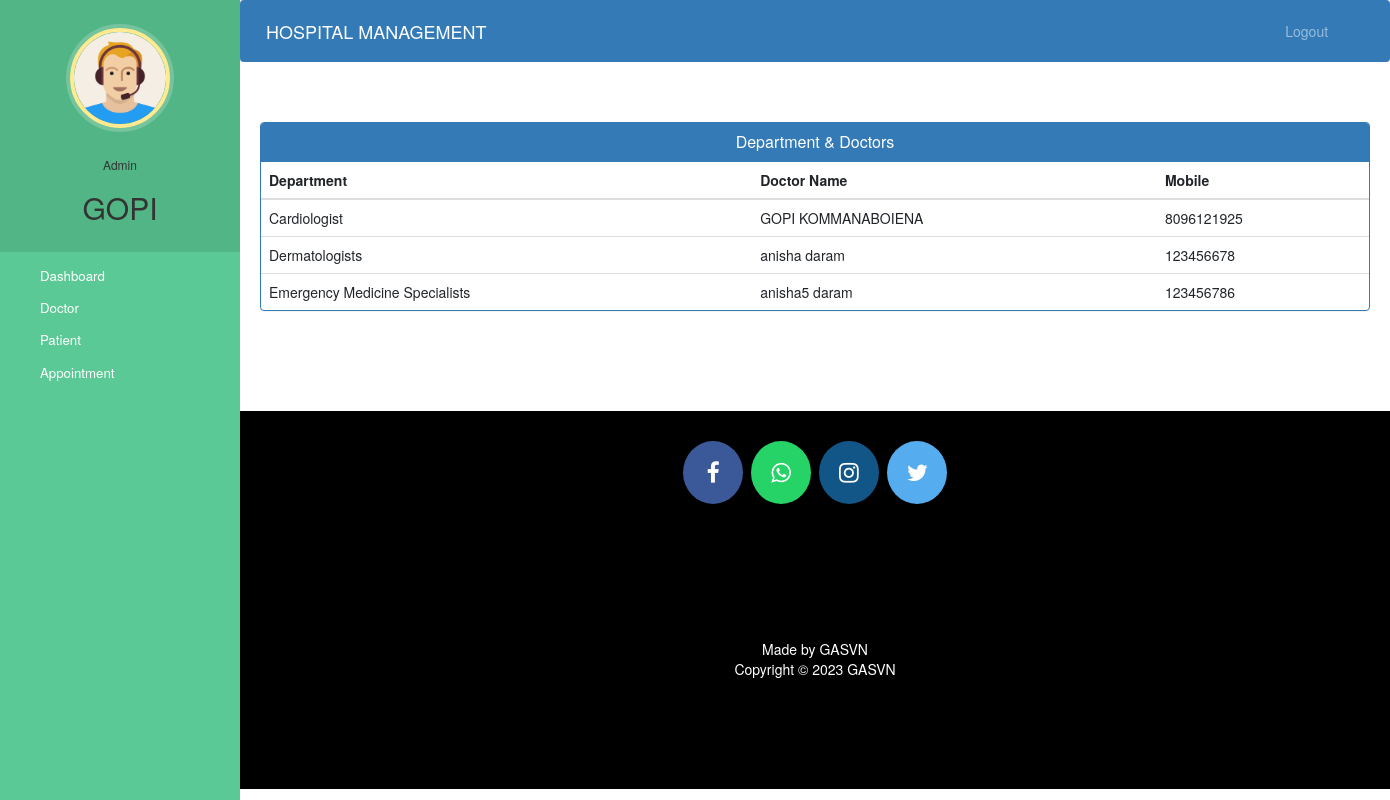
Screenshot of /admin-view-doctor-specialisation (signed in) with the database file from the repository.
### hospital/models.py (models this page shows, shortened)
class Doctor(models.Model):
    user=models.OneToOneField(User,on_delete=models.CASCADE)
    profile_pic= models.ImageField(upload_to='profile_pic/DoctorProfilePic/',null=True,blank=True)
    address = models.CharField(max_length=40)
    mobile = models.CharField(max_length=20,null=True)
    department= models.CharField(max_length=50,choices=departments,default='Cardiologist')
    status=models.BooleanField(default=False)
    @property
    def get_name(self):
        return self.user.first_name+" "+self.user.last_name

### hospital/views.py (the view)
# urls.py: path('admin-view-doctor-specialisation',views.admin_view_doctor_specialisation_view,name='admin-view-doctor-specialisation'),
@login_required(login_url='adminlogin')
@user_passes_test(is_admin)
def admin_view_doctor_specialisation_view(request):
    doctors=models.Doctor.objects.all().filter(status=True)
    return render(request,'hospital/admin_view_doctor_specialisation.html',{'doctors':doctors})

### hospital/views.py (called while the page is built)
def is_admin(user):
    return user.groups.filter(name='ADMIN').exists()

### templates/hospital/admin_view_doctor_Specialisation.html (shortened to what this page needs)
{% extends 'hospital/admin_base.html' %}
{% block content %}
<head>
  <link href="//netdna.bootstrapcdn.com/bootstrap/3.0.0/css/bootstrap.min.css" rel="stylesheet" id="bootstrap-css">
</head>
<div class="container">
  <div class="panel panel-primary">
    <div class="panel-heading">
      <h6 class="panel-title">Department & Doctors</h6>
    </div>
    <table class="table table-hover" id="dev-table">
      <thead>
        <tr>
          <th>Department</th>
          <th>Doctor Name</th>
          <th>Mobile</th>
        </tr>
      </thead>
      {% for d in doctors %}
      <tr>
        <td>{{d.department}}</td>
        <td> {{d.get_name}}</td>
        <td>{{d.mobile}}</td>
      </tr>
      {% endfor %}
    </table>
  </div>
</div>
{% endblock content %}

### templates/hospital/admin_base.html (shortened to what this page needs)
<!DOCTYPE html>
{% load static %}
<html lang="en">
<head>
  <link rel="stylesheet" href="https://stackpath.bootstrapcdn.com/bootstrap/4.3.1/css/bootstrap.min.css">
  <link rel="stylesheet" href="https://maxcdn.bootstrapcdn.com/font-awesome/4.7.0/css/font-awesome.min.css">
  <link rel="stylesheet" href="{% static '/style.css' %}">
</head>
<body>
  <nav class="menu" tabindex="0">
    <header class="avatar">
      <img src="{% static "images/adminpropic.png" %}" />
      <br><br>
      <h6>Admin</h6>
      <h2>{{request.user.first_name}}</h2>
    </header>
    <ul>
      <li tabindex="0" class="icon-dashboard"> <a style="color:white; text-decoration:none;" href="/admin-dashboard"><span>Dashboard</span></a> </li>
      <li tabindex="0" class="icon-customers"> <a style="color:white; text-decoration:none;" href="/admin-doctor"><span>Doctor</span></a></li>
      <li tabindex="0" class="icon-users"> <a style="color:white; text-decoration:none;" href="/admin-patient"><span>Patient</span></a></li>
      <li tabindex="0" class="icon-calendar"> <a style="color:white; text-decoration:none;" href="/admin-appointment"><span>Appointment</span></a></li>
    </ul>
  </nav>
  <main>
    <div class="bs-example">
      <nav class="navbar navbar-expand-md  navbar-dark fixed-top" style="background:#337AB7;">
        <a href="/admin-dashboard" class="navbar-brand">HOSPITAL MANAGEMENT</a>
        <div class="collapse navbar-collapse justify-content-between" id="navbarCollapse">
          <div class="navbar-nav" style=" margin-left: 90%;">
            <a href="/logout" class="nav-item nav-link">Logout</a>
          </div>
        </div>
      </nav>
    </div>
    <br><br>
    {% block content %}
    {% endblock content %}
    <br><br><br><br>
    <footer>
      <p>
        <a id="ftr" href="https://www.facebook.com/" class="fa fa-facebook"></a>
        <a id="ftr" href="https://api.whatsapp.com/send?phone=12498763269&text=Hello%20Gopi.%0d%0aHow%20are%20you%20%3f%0d%0aI%20came%20from%20your%20website.&source=&data=#" class="fa fa-whatsapp"></a>
        <a id="ftr" href="https://www.instagram.com/gopi.kommanaboiena/?hl=en" class="fa fa-instagram"></a>
        <a id="ftr" href="https://twitter.com/i/flow/login?lang=en" class="fa fa-twitter"></a>
      </p>
      <br>
      <div class="container">
        <div class="row">
          <div class="col-md-12 col-sm-12">
            <div style="color:#ffffff;" class="wow fadeInUp footer-copyright">
              <p>Made by GASVN <br>
                Copyright &copy; 2023 GASVN </p>
            </div>
          </div>
        </div>
      </div>
    </footer>
  </main>
</body>
</html>

### static/style.css (style rules this page uses)
body { padding-left: 240px; }
main { position: relative; height: 100vh; }
.menu { background: #5bc995; height: 100vh; width: 240px; position: fixed; top: 0px; left: 0; z-index: 5; outline: none; }
.menu .avatar { background: rgba(0, 0, 0, 0.1); padding: 2em 0.5em; text-align: center; }
.menu .avatar img { width: 100px; border-radius: 50%; overflow: hidden; border: 4px solid #ffea92; box-shadow: 0 0 0 4px rgba(255, 255, 255, 0.2); }
.menu .avatar h2 { font-weight: normal; margin-bottom: 0; }
.menu ul { list-style: none; padding: 0.5em 0; margin: 0; }
.menu ul li { padding: 0.5em 1em 0.5em 3em; font-size: 0.95em; font-weight: regular; background-repeat: no-repeat; background-position: left 15px center; background-size: auto 20px; transition: all 0.15s linear; cursor: pointer; }
.menu ul li.icon-dashboard { background-image: url("http://www.entypo.com/images//gauge.svg"); }
.menu ul li.icon-customers { background-image: url("http://www.entypo.com/images//briefcase.svg"); }
.menu ul li.icon-users { background-image: url("http://www.entypo.com/images//users.svg"); }
.menu ul li.icon-calendar { background-image: url("http://www.entypo.com/images//calendar.svg"); }

### templates/hospital/admin_base.html (style rules this page uses)
a:link { text-decoration: none; }
a { color: white; }
footer { padding: 0px 0px 0px 0px; background-color: black; margin: 0px; }
#ftr { padding: 20px; }
.fa { font-size: 23px; width: 60px; text-align: center; text-decoration: none; margin: 5px 2px; border-radius: 50%; }
.fa-facebook { background: #3B5998; color: white; margin-top: 30px; }
.fa-whatsapp { background: #25d366; color: white; }
.fa-twitter { background: #55ACEE; color: white; }
.fa-instagram { background: #125688; color: white; }
p { text-align: center; }
body { padding-left: 240px; }
main { position: relative; height: 100vh; }
.menu { background: #5bc995; height: 100vh; width: 240px; position: fixed; top: 0px; left: 0; z-index: 5; outline: none; }
.menu .avatar { background: rgba(0, 0, 0, 0.1); padding: 2em 0.5em; text-align: center; }
.menu .avatar img { width: 100px; border-radius: 50%; overflow: hidden; border: 4px solid #ffea92; box-shadow: 0 0 0 4px rgba(255, 255, 255, 0.2); }
.menu .avatar h2 { font-weight: normal; margin-bottom: 0; }
.menu ul { list-style: none; padding: 0.5em 0; margin: 0; }
.menu ul li { padding: 0.5em 1em 0.5em 3em; font-size: 0.95em; font-weight: regular; background-repeat: no-repeat; background-position: left 15px center; background-size: auto 20px; transition: all 0.15s linear; cursor: pointer; }
.menu ul li.icon-dashboard { background-image: url("http://www.entypo.com/images//gauge.svg"); }
.menu ul li.icon-customers { background-image: url("http://www.entypo.com/images//briefcase.svg"); }
.menu ul li.icon-users { background-image: url("http://www.entypo.com/images//users.svg"); }
.menu ul li.icon-calendar { background-image: url("http://www.entypo.com/images//calendar.svg"); }

### templates/hospital/admin_view_doctor_Specialisation.html (style rules this page uses)
a:link { text-decoration: none; }
h6 { text-align: center; }
.row { margin: 100px; }

### rows the page displays
Doctor: department "Cardiologist", get_name "GOPI KOMMANABOIENA", mobile "8096121925"
Doctor: department "Dermatologists", get_name "anisha daram", mobile "123456678"
Doctor: department "Emergency Medicine Specialists", get_name "anisha5 daram", mobile "123456786"

### other values shown
{{ request.user.first_name }} "GOPI"
